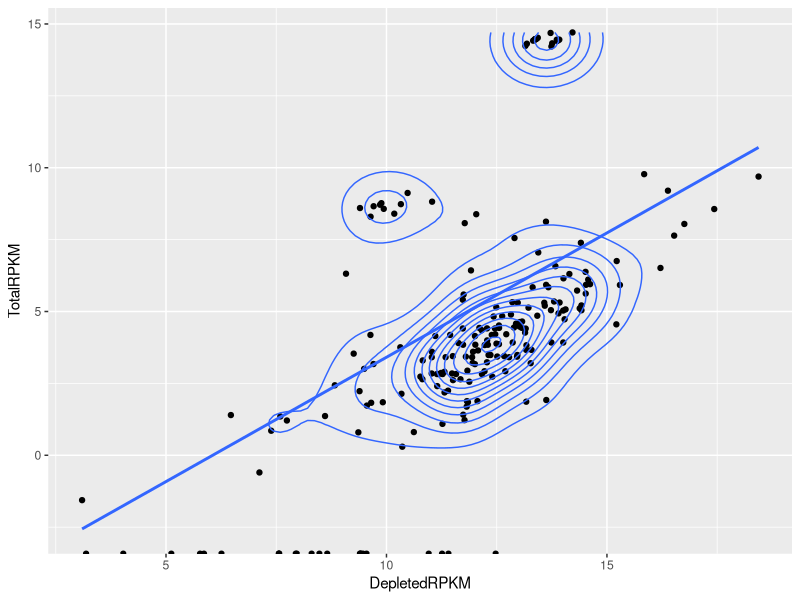

This chart was generated by the following R code:
###################################
########### PART 1 ################
###################################

#Load Data (RPKM File)
setwd("~/applied_comp_gen/project2/part1/")
dat_1 <- read.delim2(file = "rpkm_outfile_B.subtillis.txt")
rpkm_1 <- dat_1[,5:6]

#Scatter Plot and 2D Density Plot (ggplot)
library(ggplot2)

rpkm_1$DepletedRPKM <- as.numeric(as.character(rpkm_1$DepletedRPKM)) #Convert values to numeric when N/A (These are taken as null values) are present
rpkm_1$TotalRPKM <- as.numeric(as.character(rpkm_1$TotalRPKM)) #Convert values to numeric when N/A (These are taken as null values) are present

ggplot(log2(rpkm_1), aes(x = DepletedRPKM, y = TotalRPKM)) + 
  geom_point() + geom_smooth(method =lm, se = F) + geom_density_2d()